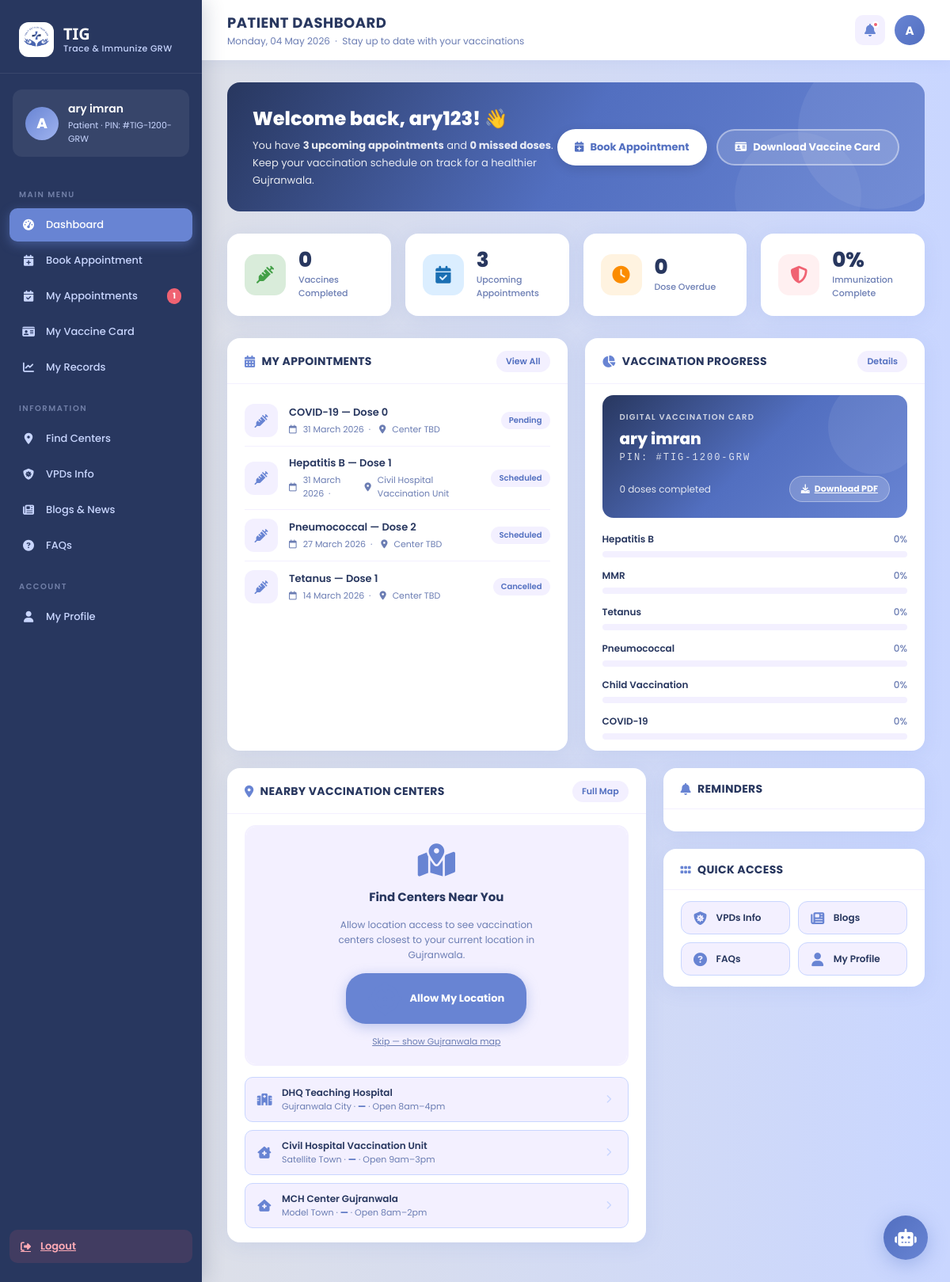
/ (signed in), run on the app's committed database.
### Core/models.py (models this page shows, shortened)
class PatientProfile(models.Model):
    user       = models.OneToOneField(User, on_delete=models.CASCADE, related_name='profile')
    unique_pin = models.CharField(max_length=20, unique=True, editable=False)

class Appointment(models.Model):
    STATUS_CHOICES = [
        ('pending',   'Pending'),
        ('scheduled', 'Scheduled'),
        ('completed', 'Completed'),
        ('missed',    'Missed'),
        ('cancelled', 'Cancelled'),
    ]
    VACCINE_CHOICES = [
        ('Hepatitis B',       'Hepatitis B'),
        ('MMR',               'MMR'),
        ('Tetanus',           'Tetanus'),
        ('Pneumococcal',      'Pneumococcal'),
        ('Child Vaccination', 'Child Vaccination'),
        ('COVID-19',          'COVID-19'),
    ]
    patient          = models.ForeignKey(User, on_delete=models.CASCADE, related_name='appointments')
    center           = models.ForeignKey(VaccinationCenter, on_delete=models.SET_NULL,
                                         null=True, blank=True, related_name='appointments')
    vaccine_type     = models.CharField(max_length=100, choices=VACCINE_CHOICES)
    dose_number      = models.PositiveSmallIntegerField(default=1)   # 0 = booster
    appointment_date = models.DateField()
    appointment_time = models.TimeField()
    notes            = models.TextField(blank=True, null=True)
    status           = models.CharField(max_length=20, choices=STATUS_CHOICES, default='scheduled')
    created_at       = models.DateTimeField(auto_now_add=True)
    class Meta:
        ordering = ['appointment_date', 'appointment_time']

class VaccinationCenter(models.Model):
    name         = models.CharField(max_length=200)
    address      = models.CharField(max_length=300)
    latitude     = models.DecimalField(max_digits=9, decimal_places=6, null=True, blank=True)
    longitude    = models.DecimalField(max_digits=9, decimal_places=6, null=True, blank=True)
    availability = models.CharField(max_length=100, default="Open 8am–4pm")
    is_active    = models.BooleanField(default=True)

### Core/views.py (the view)
# urls.py: 2. Add a URL to urlpatterns:  path('', Home.as_view(), name='home')
@login_required
def Home(request):
    profile, created = PatientProfile.objects.get_or_create(user=request.user)
    today = date.today().strftime("%A, %d %B %Y")
    all_appointments = Appointment.objects.filter(
        patient=request.user
    ).order_by('-appointment_date')[:4]  # latest 4 for dashboard
    pending_count   = Appointment.objects.filter(patient=request.user, status='pending').count()
    completed_count = Appointment.objects.filter(patient=request.user, status='completed').count()
    upcoming_count  = Appointment.objects.filter(patient=request.user, status__in=['pending','scheduled']).count()
    missed_count    = Appointment.objects.filter(patient=request.user, status='missed').count()
    TOTAL_DOSES = 13
    percent = int((completed_count / TOTAL_DOSES) * 100) if completed_count else 0
    VACCINE_TOTAL_DOSES = {
        'Hepatitis B':       3,
        'MMR':               2,
        'Tetanus':           3,
        'Pneumococcal':      2,
        'Child Vaccination': 1,
        'COVID-19':          2,
    }
    COLORS = ['green', 'purple', 'orange', 'purple', 'green', 'blue']
    vaccine_progress = []
    for i, (vac_name, total) in enumerate(VACCINE_TOTAL_DOSES.items()):
        done = Appointment.objects.filter(
            patient=request.user,
            vaccine_type=vac_name,
            status='completed'
        ).count()
        vac_percent = int((done / total) * 100) if total > 0 else 0
        vaccine_progress.append({
            'name':    vac_name,
            'done':    done,
            'total':   total,
            'percent': vac_percent,
            'color':   COLORS[i % len(COLORS)],
        })
    return render(request, 'dashboard.html', {
        'profile':          profile,
        'today':            today,
        'appointments':     all_appointments,
        'pending_count':    pending_count,
        'completed_count':  completed_count,
        'upcoming_count':   upcoming_count,
        'missed_count':     missed_count,
        'immunization_pct': percent,
        'vaccine_progress': vaccine_progress,
        'completed_doses':  completed_count,
    })

### templates/dashboard.html (shortened to what this page needs)
<!DOCTYPE html>
<html lang="en">
<head>
    {% load static %}
    <link rel="stylesheet" href="https://cdnjs.cloudflare.com/ajax/libs/leaflet/1.9.4/leaflet.min.css"/>
    <link rel="stylesheet" href="https://cdnjs.cloudflare.com/ajax/libs/font-awesome/6.5.0/css/all.min.css"/>
    <link rel="stylesheet" href="{% static 'dashboard.css' %}"/>
</head>
<body>
    <aside class="sidebar">
<div class="sidebar-logo">
  <div class="logo-icon">
    <img src="{% static 'logo.png' %}" alt="TIG Logo" style="width:36px; height:36px; object-fit:contain; border-radius:8px;">
  </div>
  <div class="logo-text">
    TIG
    <span>Trace &amp; Immunize GRW</span>
  </div>
</div>
    <div class="sidebar-user">
      <div class="avatar">{{ request.user.first_name|first|upper }}</div>
      <div class="user-info">
        <div class="name">{{ request.user.first_name }} {{ request.user.last_name }}</div>
        <div class="role">Patient &middot; PIN: #{{ profile.unique_pin }}</div>
      </div>
    </div>
    <nav class="sidebar-nav">
      <div class="nav-label">Main Menu</div>
      <a class="nav-item active" href="#">
        <i class="fa-solid fa-gauge-high"></i> Dashboard
      </a>
      <a class="nav-item" href="{% url 'book-appointment' %}">
        <i class="fa-solid fa-calendar-plus"></i> Book Appointment
      </a>
      <a class="nav-item" href="{% url 'my-appointments' %}">
        <i class="fa-solid fa-calendar-check"></i> My Appointments
        {% if pending_count %}<span class="nav-badge">{{ pending_count }}</span>{% endif %}
      </a>
      <a class="nav-item" href="{% url 'vaccine-card' %}">
        <i class="fa-solid fa-id-card"></i> My Vaccine Card
      </a>
      <a class="nav-item" href="{% url 'my-records' %}">
        <i class="fa-solid fa-chart-line"></i> My Records
      </a>
      <div class="nav-label" style="margin-top:8px">Information</div>
      <a class="nav-item" href="#">
        <i class="fa-solid fa-location-dot"></i> Find Centers
      </a>
      <a class="nav-item" href="#">
        <i class="fa-solid fa-shield-virus"></i> VPDs Info
      </a>
      <a class="nav-item" href="#">
        <i class="fa-solid fa-newspaper"></i> Blogs &amp; News
      </a>
      <a class="nav-item" href="#">
        <i class="fa-solid fa-circle-question"></i> FAQs
      </a>
      <div class="nav-label" style="margin-top:8px">Account</div>
      <a class="nav-item" href="#">
        <i class="fa-solid fa-user"></i> My Profile
      </a>
    </nav>
    <div class="sidebar-footer">
      <a class="logout-btn" href="{% url 'logout' %}">
        <i class="fa-solid fa-right-from-bracket"></i> Logout
      </a>
    </div>
  </aside>
  <div class="main">
    <header class="topbar">
      <div class="topbar-left">
        <h2>Patient Dashboard</h2>
        <p>{{ today }} &nbsp;&middot;&nbsp; Stay up to date with your vaccinations</p>
      </div>
      <div class="topbar-right">
        <button class="notif-btn" title="Notifications">
          <i class="fa-solid fa-bell"></i>
          <span class="notif-dot"></span>
        </button>
        <div class="topbar-avatar">{{ request.user.first_name|first|upper }}</div>
      </div>
    </header>
    <div class="content">
      <div class="welcome-banner">
        <div class="welcome-text">
          <h1>Welcome back, {{ request.user.username }}! 👋</h1>
          <p>
            You have <strong>{{ upcoming_count }} upcoming appointment{{ upcoming_count|pluralize }}</strong> and
            <strong>{{ missed_count }} missed dose{{ missed_count|pluralize }}</strong>.
            Keep your vaccination schedule on track for a healthier Gujranwala.
          </p>
        </div>
        <div class="welcome-actions">
          <a class="btn-white" href="{% url 'book-appointment' %}">
            <i class="fa-solid fa-calendar-plus"></i> Book Appointment
          </a>
          <button class="btn-outline-white">
            <i class="fa-solid fa-id-card"></i> Download Vaccine Card
          </button>
        </div>
      </div>
      <div class="stats-row">
        <div class="stat-card">
          <div class="stat-icon purple"><i class="fa-solid fa-syringe"></i></div>
          <div class="stat-info">
            <div class="value">{{ completed_count }}</div>
            <div class="label">Vaccines Completed</div>
          </div>
        </div>
        <div class="stat-card">
          <div class="stat-icon blue"><i class="fa-solid fa-calendar-check"></i></div>
          <div class="stat-info">
            <div class="value">{{ upcoming_count }}</div>
            <div class="label">Upcoming Appointments</div>
          </div>
        </div>
        <div class="stat-card">
          <div class="stat-icon orange"><i class="fa-solid fa-clock"></i></div>
          <div class="stat-info">
            <div class="value">{{ missed_count }}</div>
            <div class="label">Dose Overdue</div>
          </div>
        </div>
        <div class="stat-card">
          <div class="stat-icon red"><i class="fa-solid fa-shield-halved"></i></div>
          <div class="stat-info">
            <div class="value">{{ immunization_pct }}%</div>
            <div class="label">Immunization Complete</div>
          </div>
        </div>
      </div>
      <div class="grid-2">
        <div class="section-card">
          <div class="card-header">
            <h3><i class="fa-solid fa-calendar-days"></i> My Appointments</h3>
            <a href="{% url 'my-appointments' %}" class="view-all">View All</a>
          </div>
          <div class="card-body">
            {% for appt in appointments %}
            <div class="appt-item">
              <div class="appt-dot {% if appt.status == 'completed' %}done{% elif appt.status == 'missed' %}missed{% else %}upcoming{% endif %}">
                <i class="fa-solid {% if appt.status == 'completed' %}fa-check{% elif appt.status == 'missed' %}fa-xmark{% else %}fa-syringe{% endif %}"></i>
              </div>
              <div class="appt-info">
                <div class="vaccine">{{ appt.vaccine_type }} &mdash; Dose {{ appt.dose_number }}</div>
                <div class="meta">
                  <i class="fa-regular fa-calendar"></i> {{ appt.appointment_date|date:"d F Y" }}
                  &nbsp;&middot;&nbsp;
                  <i class="fa-solid fa-location-dot"></i> {{ appt.center.name|default:"Center TBD" }}
                </div>
              </div>
              <span class="appt-badge {% if appt.status == 'completed' %}done{% elif appt.status == 'missed' %}missed{% else %}upcoming{% endif %}">
                {{ appt.status|capfirst }}
              </span>
            </div>
            {% endfor %}
            </div>
        </div>
        <div class="section-card">
          <div class="card-header">
            <h3><i class="fa-solid fa-chart-pie"></i> Vaccination Progress</h3>
            <a href="#" class="view-all">Details</a>
          </div>
          <div class="card-body">
            <div class="vaccine-card-preview">
              <div class="vc-label">Digital Vaccination Card</div>
              <div class="vc-name">{{ request.user.first_name }} {{ request.user.last_name }}</div>
              <div class="vc-pin">PIN: #{{ profile.unique_pin }}</div>
              <div class="vc-status">
                <div class="vc-doses">{{ completed_doses }} doses completed</div>
                <a href="{% url 'download-vaccine-card' %}" class="vc-download">
                  <i class="fa-solid fa-download"></i> Download PDF
                </a>
              </div>
            </div>
            <div class="progress-list">
            {% for vac in vaccine_progress %}
              <div class="progress-item">
                <div class="vac-label">{{ vac.name }} <span>{{ vac.percent }}%</span></div>
                <div class="prog-bar">
                </div>
              </div>
              {% endfor %}
            </div>
          </div>
        </div>
      </div>
      <div class="grid-3-1">
          <div class="section-card map-section-card">
          <div class="card-header">
            <h3><i class="fa-solid fa-location-dot"></i> Nearby Vaccination Centers</h3>
            <a href="#" class="view-all">Full Map</a>
          </div>
          <div class="card-body">
            <div class="map-wrapper">
              <div id="tig-map"></div>
              <div class="loc-prompt" id="locPrompt">
                <i class="fa-solid fa-map-location-dot"></i>
                <h4>Find Centers Near You</h4>
                <p>
                  Allow location access to see vaccination centers
                  closest to your current location in Gujranwala.
                </p>
                <button class="allow-btn" onclick="requestLocation()">
                  <i class="fa-solid fa-crosshairs"></i> Allow My Location
                </button>
                <span class="skip-link" onclick="loadDefaultMap()">
                  Skip &mdash; show Gujranwala map
                </span>
              </div>
            </div>
            <div class="center-list">
              <div class="center-item" id="card-dist1" onclick="flyTo(32.1617, 74.1883, 'dist1')">
                <i class="fa-solid fa-hospital"></i>
                <div style="flex:1">
                  <div class="c-name">DHQ Teaching Hospital</div>
                  <div class="c-dist">
                    Gujranwala City &middot;
                    <strong id="dist1">—</strong>
                    &middot; Open 8am–4pm
                  </div>
                </div>
                <i class="fa-solid fa-chevron-right" style="color:#c9d6ff;font-size:11px;"></i>
              </div>
              <div class="center-item" id="card-dist2" onclick="flyTo(32.1877, 74.1945, 'dist2')">
                <i class="fa-solid fa-clinic-medical"></i>
                <div style="flex:1">
                  <div class="c-name">Civil Hospital Vaccination Unit</div>
                  <div class="c-dist">
                    Satellite Town &middot;
                    <strong id="dist2">—</strong>
                    &middot; Open 9am–3pm
                  </div>
                </div>
                <i class="fa-solid fa-chevron-right" style="color:#c9d6ff;font-size:11px;"></i>
              </div>
              <div class="center-item" id="card-dist3" onclick="flyTo(32.1712, 74.2021, 'dist3')">
                <i class="fa-solid fa-house-medical"></i>
                <div style="flex:1">
                  <div class="c-name">MCH Center Gujranwala</div>
                  <div class="c-dist">
                    Model Town &middot;
                    <strong id="dist3">—</strong>
                    &middot; Open 8am–2pm
                  </div>
                </div>
                <i class="fa-solid fa-chevron-right" style="color:#c9d6ff;font-size:11px;"></i>
              </div>
            </div>
          </div>
        </div>
        <div class="col-stack">
          <div class="section-card">
            <div class="card-header">
              <h3><i class="fa-solid fa-bell"></i> Reminders</h3>
            </div>
            <div class="card-body">
            </div>
          </div>
          <div class="section-card">
            <div class="card-header">
              <h3><i class="fa-solid fa-grip"></i> Quick Access</h3>
            </div>
            <div class="quick-links">
              <a href="#" class="quick-link">
                <i class="fa-solid fa-shield-virus"></i> VPDs Info
              </a>
              <a href="#" class="quick-link">
                <i class="fa-solid fa-newspaper"></i> Blogs
              </a>
              <a href="#" class="quick-link">
                <i class="fa-solid fa-circle-question"></i> FAQs
              </a>
              <a href="#" class="quick-link">
                <i class="fa-solid fa-user"></i> My Profile
              </a>
            </div>
          </div>
        </div>
      </div>
    </div>
  </div>
  <button class="chatbot-fab" title="Ask AI Vaccine Assistant">
    <i class="fa-solid fa-robot"></i>
  </button>
</body>
</html>

### data on the page
PatientProfile: unique_pin "TIG-1200-GRW"
Appointment: vaccine_type "COVID-19", dose_number "0", appointment_date "31 March 2026", center.name "Center TBD", status "Pending", name "COVID-19", percent "0"
Appointment: vaccine_type "Hepatitis B", dose_number "1", appointment_date "31 March 2026", center.name "Civil Hospital Vaccination Unit", status "Scheduled"
Appointment: vaccine_type "Pneumococcal", dose_number "2", appointment_date "27 March 2026", center.name "Center TBD", status "Scheduled"
Appointment: vaccine_type "Tetanus", dose_number "1", appointment_date "14 March 2026", center.name "Center TBD", status "Cancelled"

### other printed values
{{ request.user.first_name|first|upper }} "A"
{{ request.user.first_name }} "ary"
{{ request.user.last_name }} "imran"
{{ pending_count }} "1"
{{ request.user.username }} "ary123"
{{ upcoming_count }} "3"
{{ missed_count }} "0"
{{ completed_count }} "0"
{{ immunization_pct }} "0"
{{ completed_doses }} "0"
{{ vac.name }} "Hepatitis B" "MMR" "Tetanus" "Pneumococcal" "Child Vaccination"
{{ vac.percent }} "0" "0" "0" "0" "0"
